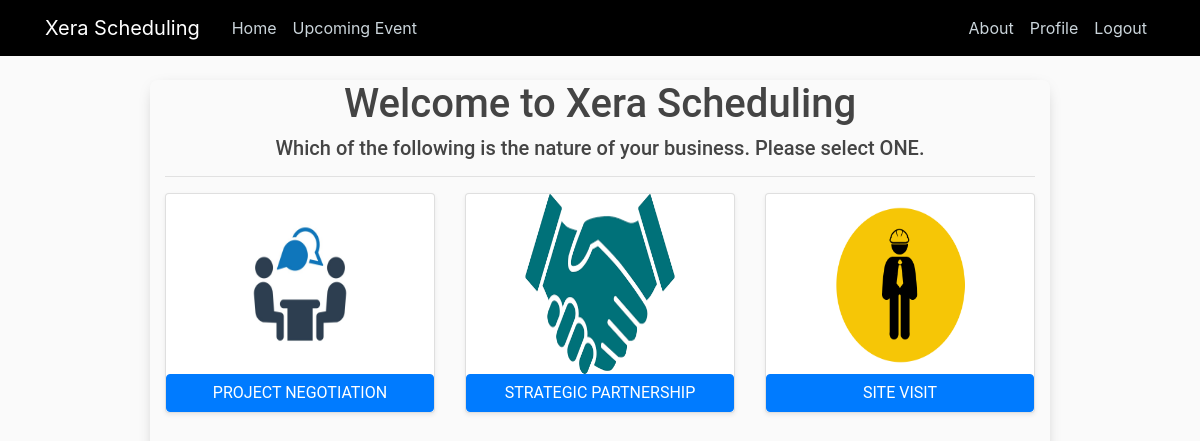
The page /ezz/subcategory/2 (signed in) on the database its author committed.
### premiers/models.py (models this page shows, shortened)
class SubPurpose(models.Model):
    main_purpose = models.ForeignKey(MainPurpose, on_delete=models.CASCADE)
    sub_item = models.CharField(max_length=200, null=True)
    sub_weight = models.FloatField(null=True)
    image = models.ImageField(default='default.jpg', upload_to='SubPurpose_pics')
    description = models.TextField(max_length=1000, blank=True, null=True)

### premiers/views.py (the view)
# urls.py: path('subcategory/<int:pro_id>', views.CategoryDetailView.as_view(), name='subcategory'),
class CategoryDetailView(TemplateView):
    template_name = "meetings/categorydetail.html"
    def get_context_data(self, **kwargs):
        context = super().get_context_data(**kwargs)
        main_id = self.kwargs['pro_id']
        print(main_id, "****************************************")
        context['subs'] = SubPurpose.objects.filter(main_purpose_id=main_id)
        return context

### premiers/templates/meetings/categorydetail.html
{% extends "premiers/base.html" %}
{% block content %}
<div class="event-container">
    <div class="event">
        <div class="container">
            <h1 class="text-center"> Welcome to Xera Scheduling </h1>
            <h5 class="text-center">Which of the following is the nature of your business. Please select ONE.</h5>
            <hr>
            <div class="row mt-3">
                {% for sub in subs %}
                <div class="col-md-4">
                    <div class="card mb-4 shadow-sm">
                        <div style=" text-align: center; display: block;">
                            <img src="{{sub.image.url}}" alt="" class="img-fluid" style="width: 150px; height:180px;">
                        </div>
                        <a href="#" class="btn btn-primary">{{sub.sub_item}}</a>
                    </div>
                    <br>
                </div>
                {% endfor %}
            </div>
        </div>
    </div>
</div>
{% endblock content %}

### premiers/static/premiers/main.css (style rules this page uses)
body { background: #fafafa; color: #333333; margin-top: 5rem; }
h1, h2, h3, h4, h5, h6 { color: #444444; }
.event-container { font-family: "Roboto", sans-serif; max-width: 900px; margin: 0 auto; justify-content: center; }
.event-container .event { box-shadow: 0 4px 16px -8px rgba(0, 0, 0, 0.4); display: flex; border-radius: 8px; margin: 32px 0; }
.container { justify-content: center; }

### rows shown on the page
SubPurpose: image (picture), sub_item "PROJECT NEGOTIATION"
SubPurpose: image (picture), sub_item "STRATEGIC PARTNERSHIP"
SubPurpose: image (picture), sub_item "SITE VISIT"
